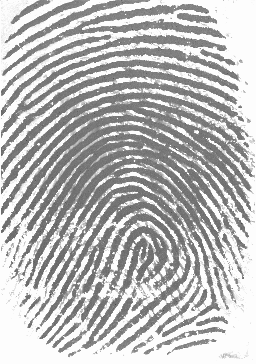
#> input picture test.tif, 256 x 364 px
$ python parameter_estimation.py
#> lines starting #> are read from the running program, lines starting #| are printed output that depends on the picture; after the words box and inside, x2 and y2 are one past the last pixel; in counts of white or black regions, pixels touching at a corner belong together
import numpy as np
import matplotlib.pyplot as plt
import skimage.io as io
import skimage.filters as flt

def main():
    fingerprint = io.imread('test.tif')
#> fingerprint is the input picture: shape (364, 256); min 70, max 253, mean 186.6
    # fingerprint = io.imread('test_2.tif')
    fingerprint = flt.gaussian(fingerprint)
    window_size = 16
    orientations = get_orientation_map(fingerprint, window_size)
#> in get_orientation_map, `gradient_x = flt.sobel_h(fingerprint)`:
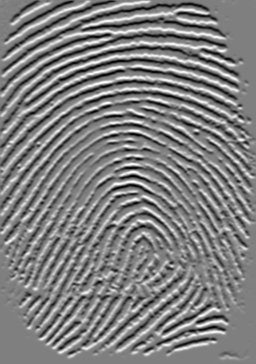
#> gradient_x: shape (364, 256) float64; min -0.344, max 0.342, mean 0.000655; drawn with min black and max white
#> in get_orientation_map, `gradient_y = flt.sobel_v(fingerprint)`:
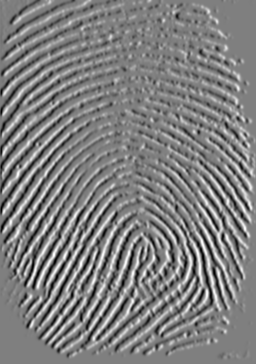
#> gradient_y: shape (364, 256) float64; min -0.355, max 0.357, mean 0.000201; drawn with min black and max white
    normalized = normalize_fingerprint(fingerprint)
    x_vectors = compute_x_vectors(normalized, orientations, window_size)
    print(x_vectors)

def normalize_fingerprint(fingerprint, M_0=100, var_0 = 100):
#> called with M_0 = 100, var_0 = 100
    I = fingerprint
    M = np.mean(I)
#> M = 0.732
    var = np.var(I)
#> var = 0.0386
    # first case
    mask_1 = I>M
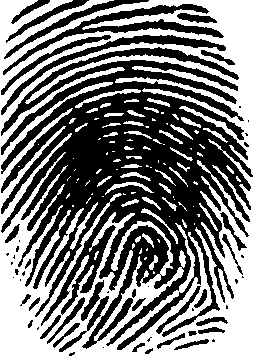
#> mask_1: shape (364, 256) bool; 49.6% white; 97 white regions (55 under 20 px), largest, box (x1, y1, x2, y2) and area: (0, 0, 256, 364) 43169, (75, 89, 141, 108) 240, (70, 202, 98, 250) 202
    value_1 = M_0+np.sqrt((var_0*((I-M)**2))/var)
    G_1 = mask_1*value_1
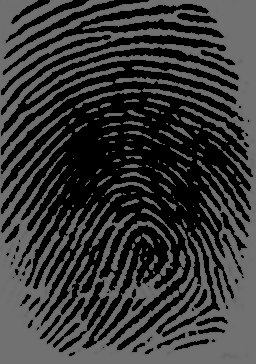
#> G_1: shape (364, 256) float64; min 0, max 113.3, mean 54.2
    # second case
    mask_2 = I<=M
    value_2 = M_0-np.sqrt((var_0*((I-M)**2))/var)
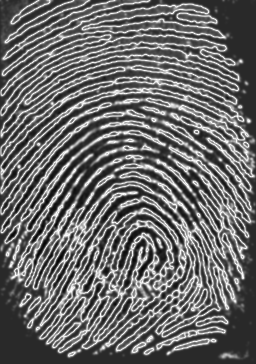
#> value_2: shape (364, 256) float64; min 84.17, max 100, mean 90.9; drawn with min black and max white
    G_2 = mask_2*value_2
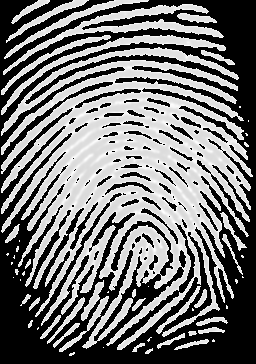
#> G_2: shape (364, 256) float64; min 0, max 100, mean 45.8; drawn with min black and max white

    normalized_image = G_1 + G_2
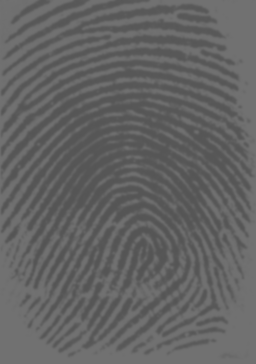
#> normalized_image: shape (364, 256) float64; min 84.17, max 113.3, mean 100
    return normalized_image

def compute_x_vectors(fingerprint, orientation_map, window_size):
#> called with orientation_map = array of shape (16, 22), window_size = 16
    rows, columns = fingerprint.shape
#> rows = 364; columns = 256
    num_x = int(columns/window_size)
#> num_x = 16
    num_y = int(rows/window_size)
#> num_y = 22
    x_map = np.zeros((rows,columns,window_size-1))
    for i in range(num_x):
        for j in range(num_y):
            G = fingerprint
            X = np.zeros(window_size-1)
            window = fingerprint[i*window_size:(i+1)*window_size, j*window_size:(j+1)*window_size]
            for k in range(window_size-1):
                summation = 0
                for d in range(window_size-1):
                    u = int(i+d/2*np.cos(orientation_map[i,j])+(k-d/2)*np.sin(orientation_map[i,j]))
                    v = int(j+d/2*np.sin(orientation_map[i,j])+(d/2-k)*np.cos(orientation_map[i,j]))
                    summation += G[u,v]
                X[k]=summation
            x_map[i,j]=X
    return x_map


def get_orientation_map(fingerprint, window_size):
    gradient_x = flt.sobel_h(fingerprint)
    gradient_y = flt.sobel_v(fingerprint)
    padding = int(window_size/2)
    rows, columns = fingerprint.shape
    num_x = int(columns/window_size)
    num_y = int(rows/window_size)
    orientation_map = np.zeros((num_x, num_y))
    for i in range(num_x):
        for j in range(num_y):
            G_x = gradient_x[i*window_size:(i+1)*window_size, j*window_size:(j+1)*window_size]
            G_y = gradient_y[i*window_size:(i+1)*window_size, j*window_size:(j+1)*window_size]
            numerator = np.sum(2*G_x*G_y)
            denominator = np.sum(G_x**2-G_y**2)
            if denominator == 0:
                denominator = 0.1
            theta = (1/2)*np.arctan(numerator/denominator)
            orientation_map[i,j]=theta

    # [10 lines of commented-out code are left out]

    return orientation_map

if __name__ == '__main__':
    main()
#> (printed output is left out)

$ run again, with test_2.tif copied over test.tif
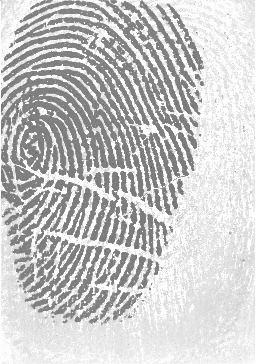
#> input picture test_2.tif, 256 x 364 px
#> in main, fingerprint is the input picture: shape (364, 256); min 76, max 253, mean 200.9
#> M = 0.788
#> var = 0.0268
#> in normalize_fingerprint, `mask_1 = I>M`:
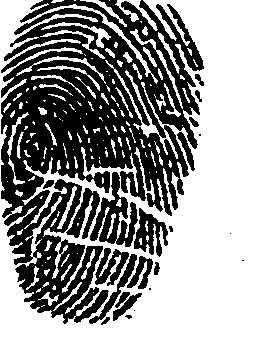
#> mask_1: shape (364, 256) bool; 59.3% white; 23 black regions (7 under 20 px), largest, box (x1, y1, x2, y2) and area: (1, 0, 204, 324) 32454, (90, 172, 138, 247) 1518, (134, 208, 168, 257) 829
#> in normalize_fingerprint, `normalized_image = G_1 + G_2`:
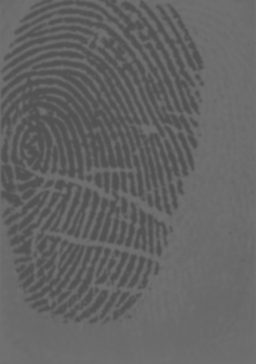
#> normalized_image: shape (364, 256) float64; min 80.82, max 112.5, mean 100
#> (printed output is left out)
